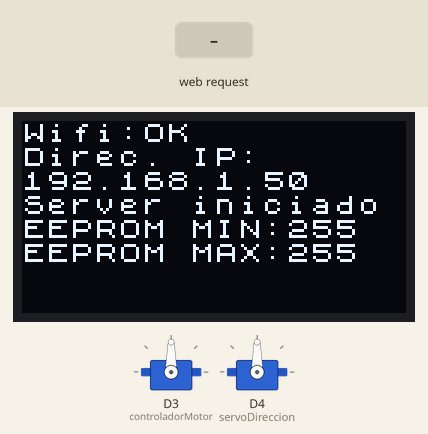
Bench run of a sketch on a simulated ESP8266 (NodeMCU). On the bench: 128×64 one-colour display, 2 × servo. Inputs (shaded band) come from the test bench. WiFi joins after 1.5 s; servers stay silent unless stated; EEPROM starts erased.

Above: at 6.2 s.
6.3 s: HTTP request GET /configuracion?max_dir=si received
At 7.2 s:
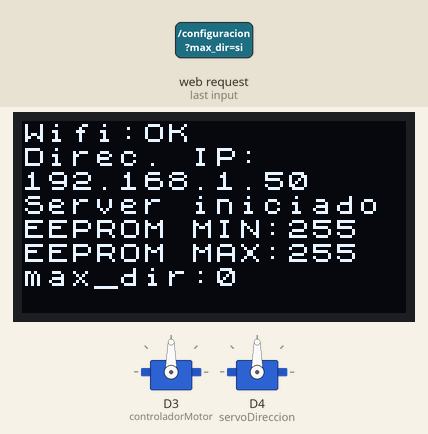
8.1 s: HTTP request GET /controlar?dir=1 received
At 8.4 s:
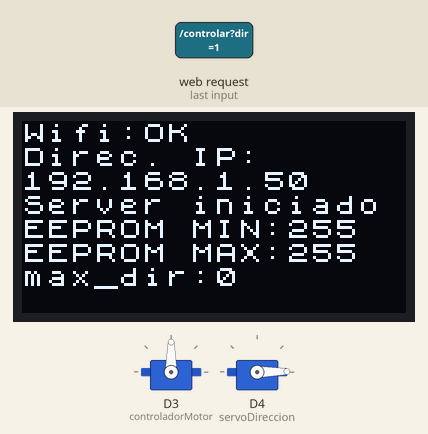
9.6 s: HTTP request GET /controlar?dir=120 received
At 10.0 s:
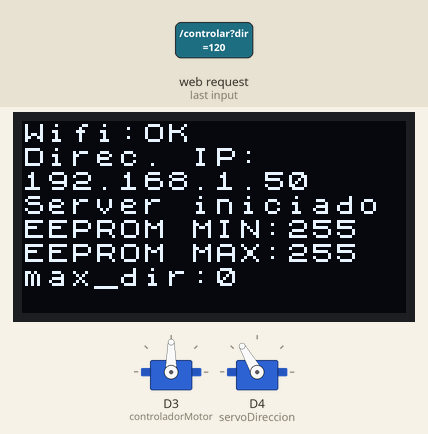
11.1 s: HTTP request GET /controlar?dir=si received
At 12.3 s:
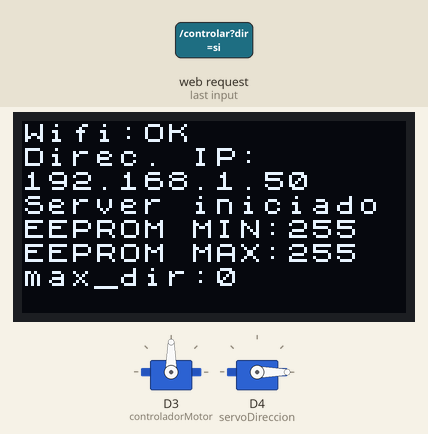
12.6 s: HTTP request GET /controlar?motor=si received
At 13.0 s:
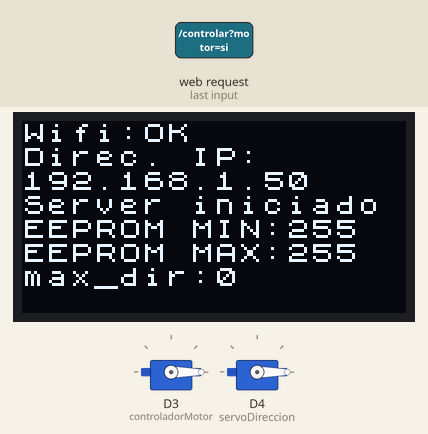
14.1 s: HTTP request GET /controlar?motor=120 received
At 15.3 s:
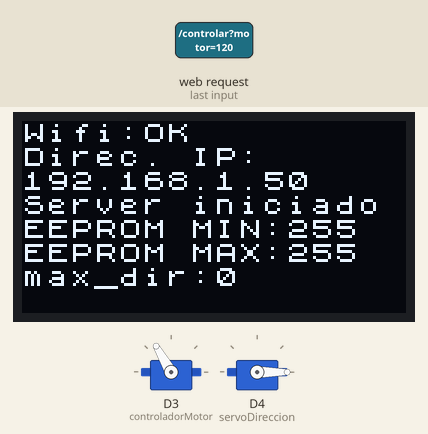
Timing chart, 0 to 16.6 s (numbered marks = the images above; inputs shaded):
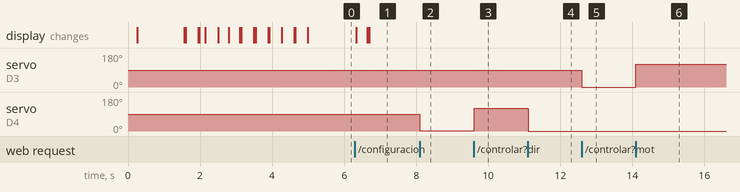

The sketch:

Auto_Remoto_oled.ino
```cpp
/*
 *  Proyecto de vehiculo controlado por arduino.
 *  Escrito para nodeMCU LoLin.
 *  Código con manejo de pantalla OLED incluida.
 *  Escrito por WhitesoundCL (Luis Esteban Clavijo Fuentes).
 */

#include <ESP8266WiFi.h>
#include <ESP8266WebServer.h>
#include <U8x8lib.h>
#include <Servo.h>
#include <EEPROM.h>

#ifdef U8X8_HAVE_HW_SPI
#include <SPI.h>
#endif

const char *ssid = "Tu_SSID";
const char *password = "****";
const int PUERTO = 80;

// Constructor de la pantalla
U8X8_SH1106_128X64_NONAME_HW_I2C u8x8(/* reset=*/U8X8_PIN_NONE);

// Para que la pantalla actue como un terminal.
#define U8LOG_WIDTH 16
#define U8LOG_HEIGHT 8
uint8_t u8log_buffer[U8LOG_WIDTH * U8LOG_HEIGHT];
U8X8LOG u8x8log;

Servo controladorMotor;
Servo servoDireccion;

ESP8266WebServer server(PUERTO);

int posicionDirTarget = 0;
int posicionDirActual = 0;
int impulso = 0;


// Este struct será almacenado en la memoria EEPROM posteriormente
struct {
    byte dirServoMin = 35;
    byte dirServoMax = 93;
}datos;

void setup() {
  u8x8.begin();
  u8x8.setPowerSave(0);
  u8x8log.begin(u8x8, U8LOG_WIDTH, U8LOG_HEIGHT, u8log_buffer);
  u8x8log.setRedrawMode(1);
  u8x8.setFont(u8x8_font_chroma48medium8_r);

  WiFi.mode(WIFI_STA);
  WiFi.begin(ssid, password);

  u8x8log.print("Wifi:");
  while (WiFi.status() != WL_CONNECTED)
  {
    delay(100);
  }
  u8x8log.println("OK");
  u8x8log.println("Direc. IP:");
  u8x8log.println(WiFi.localIP());

  controladorMotor.attach(D3);
  servoDireccion.attach(D4);

  server.on("/controlar", manejarControlar);
  server.on("/configuracion", manejarConfiguracion);
  server.begin();
  u8x8log.println("Server iniciado");

  EEPROM.begin(10);
  EEPROM.get(0, datos);
  u8x8log.println("EEPROM MIN:"+ String(datos.dirServoMin));
  u8x8log.println("EEPROM MAX:"+ String(datos.dirServoMax));

}

void loop() {
  server.handleClient();
  // La direción se actualiza de a poco hasta llegar al punto requerido.
  // Esto es así por que encontré que da mejores resultados con el servomotor.
  if (posicionDirActual > posicionDirTarget) {
    posicionDirActual--;
    servoDireccion.write(posicionDirActual);
  } else if ( posicionDirActual < posicionDirTarget) {
    posicionDirActual++;
    servoDireccion.write(posicionDirActual);
  }

}

// Recibe las peticiones html para controlar los servomotores
void manejarControlar() {
  if (server.arg("dir") != "") {
    posicionDirTarget = map(server.arg("dir").toInt(), 0, 255, datos.dirServoMax, datos.dirServoMin);
  }
  if (server.arg("motor") != "") {
    controladorMotor.write(server.arg("motor").toInt());
  }
  server.sendHeader("Access-Control-Allow-Origin", "*");
  server.send(200, "text/plain", String(posicionDirTarget));
}

void manejarConfiguracion() {
  bool modificado = false;
  if (server.arg("max_dir") != "") {
    datos.dirServoMax = server.arg("max_dir").toInt();
    u8x8log.println("max_dir:" + String(datos.dirServoMax));
    modificado = true;
  }
  if (server.arg("min_dir") != "") {
    datos.dirServoMin = server.arg("min_dir").toInt();
    u8x8log.println("min_dir:" + String(datos.dirServoMin));
    modificado = true;
  }

  if(modificado) {
    EEPROM.put(0,datos);
  }

  if(server.arg("guardar") == "si"){
    EEPROM.commit();
    u8x8log.println("conf. guard.");
  }

  server.sendHeader("Access-Control-Allow-Origin", "*");
  server.send(200, "text/plain", "{\"min_dir\" : "+String(datos.dirServoMin)+", \"max_dir\": "+String(datos.dirServoMax)+"}");
}
```

Measured:
- after the input at 6.3 s, the display: first changes at once (image 1 shows a later state)
- after the input at 8.1 s, servo on D4 (servoDireccion): 90° → 1° at once
- after the input at 9.6 s, servo on D4 (servoDireccion): 1° → 120° at once
- after the input at 11.1 s, servo on D4 (servoDireccion): 120° → 0° at once
- after the input at 12.6 s, servo on D3 (controladorMotor): 90° → 0° at once
- after the input at 14.1 s, servo on D3 (controladorMotor): 0° → 120° at once
